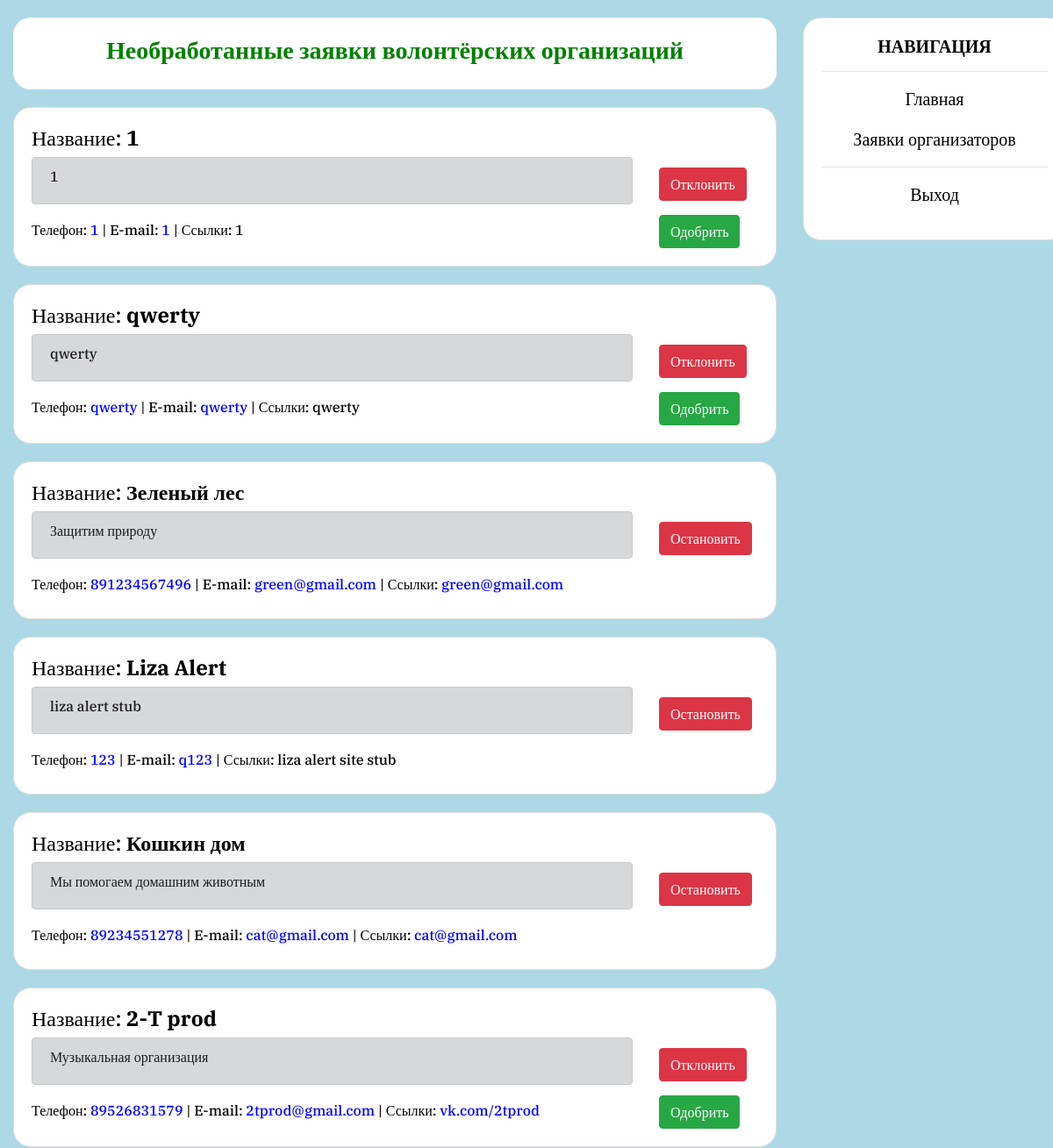
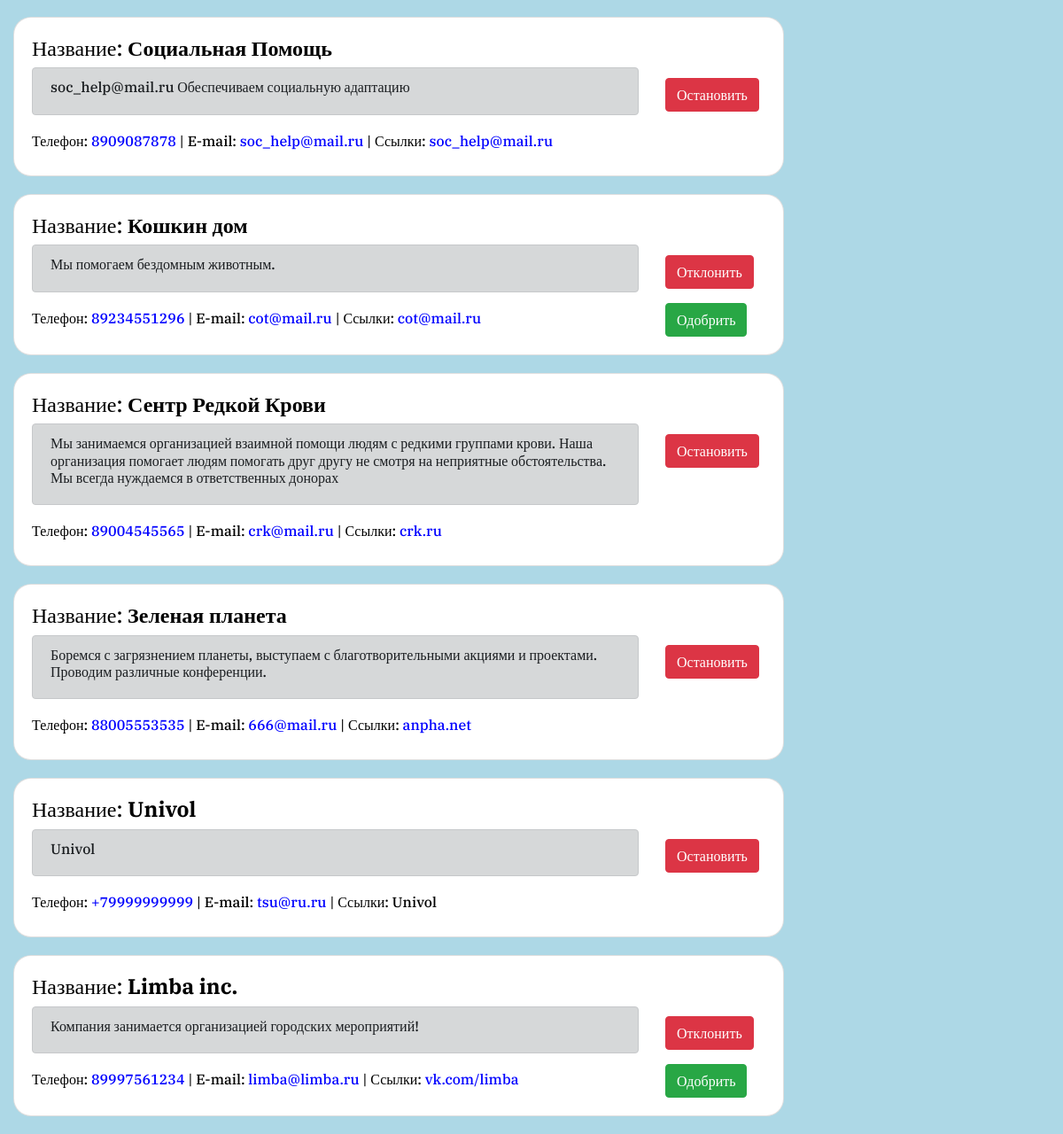
Screenshot of /orgs.php (signed in) with the database file from the repository (2 pictures, top to bottom).
### tables this page shows
CREATE TABLE `users` (
  `id` int(11) NOT NULL,
  `login` text NOT NULL,
  `password` text NOT NULL,
  `salt` text NOT NULL,
  `cookie` text NOT NULL,
  `type` text NOT NULL,
  `name` text NOT NULL,
  `phone` text NOT NULL,
  `link` text NOT NULL,
  `email` text NOT NULL,
  `about` text NOT NULL,
  `valid` int(11) NOT NULL
);

### orgs.php (the view, shortened to what this page needs)
<?php
require_once "db.php";
?>
<!DOCTYPE html>
<html lang="ru">
<head>
    <link rel="stylesheet" href="https://stackpath.bootstrapcdn.com/bootstrap/4.3.1/css/bootstrap.min.css">
    <link rel="stylesheet" media="screen,projection" href="css/main.css">
</head>
<body>
<div class="container-fluid">
        <div class="row">
            <div class="col">
                <div class="card" style="margin-top: 20px; border: 0px solid lightblue; border-radius: 20px; ">
                    <div class="card-body" style="border-radius: 20px; ">
                            <center>
                                <h3><b style="color: green">Необработанные заявки волонтёрских организаций</b></h3>
                            </center>
                    </div>
                </div>
                    <?php
                        $sql = "SELECT * FROM users WHERE type='org' ORDER BY id DESC";
                        $result = mysqli_query($link, $sql) or die("Ошибка " . mysqli_error($link));
                        if (empty($row = mysqli_fetch_array($result)))
                            echo "<br><center><h5><b>ПУСТО</b></h5></center><br>";
                        else {
                            $name = $row['name'];
                            $about = $row['about'];
                            $phone = $row['phone'];
                            $phone = "<a href='tel:".$phone."'><h6 style='display: inline; color: blue'>".$phone."</h6></a>";
                            $email = $row['email'];
                            $email = "<a href='mailto:".$email."'><h6 style='display: inline; color: blue'>".$email."</h6></a>";
                            $links = $row['link'];
                            $id = $row['id'];
                            $valid = $row['valid'];
                            echo "
                                <div class='card' style='margin: 20px 0; border-radius: 20px;'>
                                    <div class='card-body'>
                                        <div class='row'>
                                            <div class='col'>
                                                <h4>Название: <b>$name</b></h4>
                                                <div class='alert alert-dark'>
                                                    <h6>$about</h6>
                                                </div>
                                                <h6>Телефон: $phone | E-mail: $email | Ссылки: $links</h6>
                                            </div>
                                            <div class='col-2'>
                                                <br>
                                                <br>";
                                                if ($valid == 0)
                                                    echo "<a href='no.php?id=$id'><button class='btn btn-danger'>Отклонить</button></a>
                                                    <p></p>
                                                    <a href='yes.php?id=$id'><button class='btn btn-success'>Одобрить</button></a>";
                                                else
                                                    echo "<a href='undo.php?id=$id'><button class='btn btn-danger'>Остановить</button></a>";
                                            echo "</div>
                                        </div>
                                    </div>
                                </div>
                            ";
                        }
                        while ($row = mysqli_fetch_array($result)) {
                            $name = $row['name'];
                            $about = $row['about'];
                            $phone = $row['phone'];
                            $phone = "<a href='tel:".$phone."'><h6 style='display: inline; color: blue'>".$phone."</h6></a>";
                            $email = $row['email'];
                            $email = "<a href='mailto:".$email."'><h6 style='display: inline; color: blue'>".$email."</h6></a>";
                            $links = $row['link'];
                            $pos = strripos($links, '.');
                            if ($pos)
                                $links = "<a href='http://".$links."'><h6 style='display: inline; color: blue'>".$links."</h6></a>";
                            $id = $row['id'];
                            $valid = $row['valid'];
                            echo "
                                <div class='card' style='margin: 20px 0; border-radius: 20px;'>
                                    <div class='card-body'>
                                        <div class='row'>
                                            <div class='col'>
                                                <h4>Название: <b>$name</b></h4>
                                                <div class='alert alert-dark'>
                                                    <h6>$about</h6>
                                                </div>
                                                <h6>Телефон: $phone | E-mail: $email | Ссылки: $links</h6>
                                            </div>
                                            <div class='col-2'>
                                                <br>
                                                <br>";
                                                if ($valid == 0)
                                                    echo "<a href='no.php?id=$id'><button class='btn btn-danger'>Отклонить</button></a>
                                                    <p></p>
                                                    <a href='yes.php?id=$id'><button class='btn btn-success'>Одобрить</button></a>";
                                                else
                                                    echo "<a href='undo.php?id=$id'><button class='btn btn-danger'>Остановить</button></a>";
                                            echo "</div>
                                        </div>
                                    </div>
                                </div>
                            ";
                        }
                    ?>
            </div>
            <div class="col-3">
                <div class="card" style="margin-top: 20px; width: 300px; border-radius: 20px; position: fixed;">
                    <div class="card-body">
                        <center>
                            <h5><b>НАВИГАЦИЯ</b></h5>
                            <hr>
                            <p><a href="index.php">Главная</a></p>
                            <?php
                            if ($_SESSION['online'] == 1) {
                                if ($_SESSION['type'] == "admin")
                                    echo "<p><a href='orgs.php'>Заявки организаторов</a></p>";
                                echo '<hr><p><a href="exit.php">Выход</a>';
                            }
                            else
                                echo '<hr><p><a href="regForm.php">Регистрация</a></p>
                                <p><a href="authForm.php">Войти</a>'
                            ?>
                        </center>
                    </div>
                </div>
            </div>
        </div>
    </div>
</body>
</html>

### css/main.css (style rules this page uses)
a { text-decoration: none; font-size: 20px; color: black; }
body { height: 100%; background-color: lightblue; color: black; font-family: 'IBM Plex Serif', serif; }

### rows the page displays
users: name "1", about "1", phone "1", email "1", link "1"
users: name "qwerty", about "qwerty", phone "qwerty", email "qwerty", link "qwerty"
users: name "Зеленый лес", about "Защитим природу", phone "891234567496", email "green@gmail.com", link "green@gmail.com"
users: name "Liza Alert", about "liza alert stub", phone "123", email "q123", link "liza alert site stub"
users: name "Кошкин дом", about "Мы помогаем домашним животным", phone "89234551278", email "cat@gmail.com", link "cat@gmail.com"
users: name "2-T prod", about "Музыкальная организация", phone "89526831579", email "2tprod@gmail.com", link "vk.com/2tprod"
users: name "Социальная Помощь", about "soc_help@mail.ru Обеспечиваем социальную адаптацию", phone "8909087878", email "soc_help@mail.ru", link "soc_help@mail.ru"
users: name "Кошкин дом", about "Мы помогаем бездомным животным.", phone "89234551296", email "cot@mail.ru", link "cot@mail.ru"
users: name "Сентр Редкой Крови", about "Мы занимаемся организацией взаимной помощи людям с редкими группами крови. Наша организация помогает людям помогать друг другу не смотря на неприятные обстоятельства. Мы всегда нуждаемся в ответственных донорах", phone "89004545565", email "crk@mail.ru", link "crk.ru"
users: name "Зеленая планета", about "Боремся с загрязнением планеты, выступаем с благотворительными акциями и проектами. Проводим различные конференции.", phone "88005553535", email "666@mail.ru", link "anpha.net"
users: name "Univol", about "Univol", phone "+79999999999", email "tsu@ru.ru", link "Univol"
users: name "Limba inc.", about "Компания занимается организацией городских мероприятий!", phone "89997561234", email "limba@limba.ru", link "vk.com/limba"
